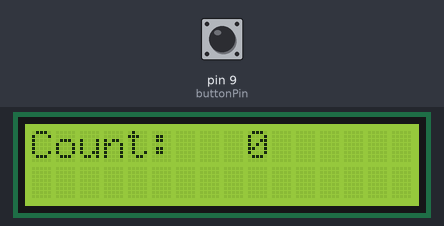
A sketch run on a simulated Arduino Uno, built with avr-gcc and run on an emulated ATmega328P. On the bench: 16×2 character LCD. Inputs (shaded band) come from the test bench; at power-on: pin 9 (buttonPin) HIGH.

Above: at 1.2 s.
1.3 s: pin 9 (buttonPin) pulled LOW for 0.15 s
At 2.5 s:
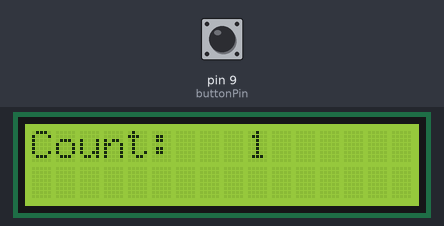
2.9 s: pin 9 (buttonPin) pulled LOW for 1 s
At 3.9 s:
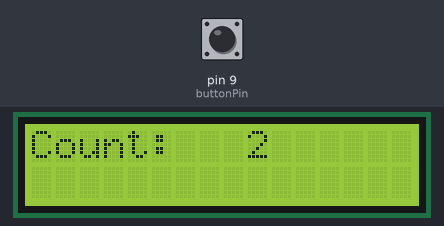
5.4 s: pin 9 (buttonPin) pulled LOW for 0.15 s
At 5.9 s:
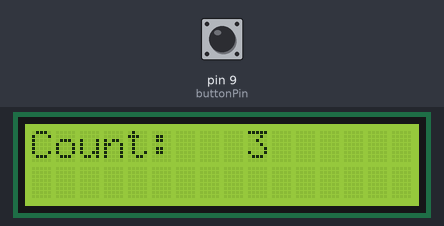
7.0 s: pin 9 (buttonPin) pulled LOW for 1 s
At 8.2 s:
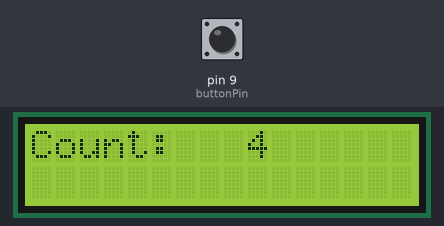
Timing chart, 0 to 10.0 s (numbered marks = the images above; inputs shaded):
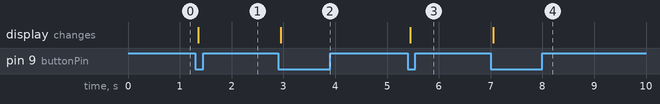

Measured:
- after the input at 1.3 s, the display: changes after 0.05 s (image 1)
- after the input at 2.9 s, the display: changes after 0.05 s (image 2)
- after the input at 5.4 s, the display: changes after 0.05 s (image 3)
- after the input at 7.0 s, the display: changes after 0.05 s (image 4)

The sketch:

Task1.ino
```cpp
#include <LiquidCrystal.h>
LiquidCrystal lcd(12, 11, 5, 4, 3, 2);
const int buttonPin = 9;
int buttonState = 0;
int lastButtonState = 0;
int counter = 0;
unsigned long lastDebounceTime = 0;
unsigned long debounceDelay = 50;
void setup() {
  pinMode(buttonPin, INPUT_PULLUP);
  lcd.begin(16, 2);
  lcd.print("Count: ");
  lcd.setCursor(9, 0);
  lcd.print(counter);
}

void loop() {
  int reading = digitalRead(buttonPin);

  if (reading != lastButtonState) {
    lastDebounceTime = millis();
  }

  if ((millis() - lastDebounceTime) > debounceDelay) {
    if (reading != buttonState) {
      buttonState = reading;
      if (buttonState == LOW) {
        counter++;
        lcd.setCursor(0, 0);
        lcd.print("Count: ");
        lcd.setCursor(9, 0);
        lcd.print("    ");
        lcd.setCursor(9, 0);
        lcd.print(counter);
      }
    }
  }

  lastButtonState = reading;
}
```
